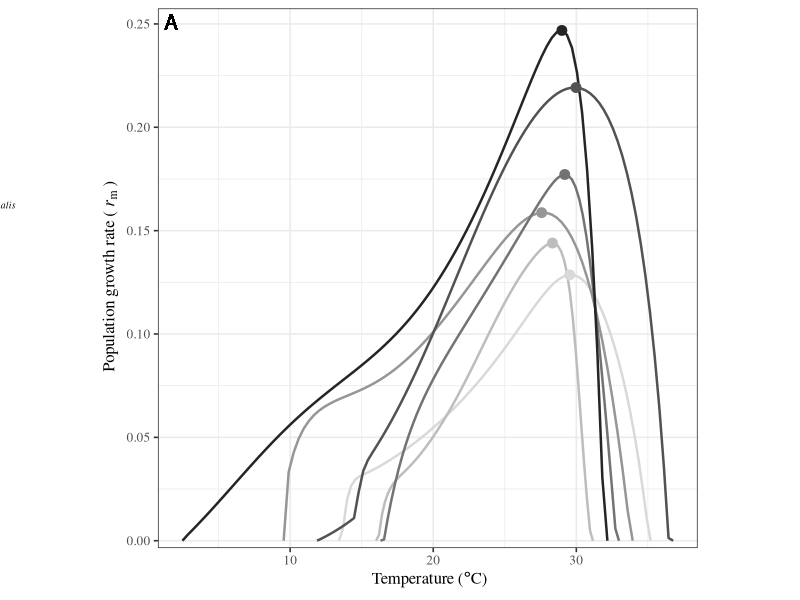
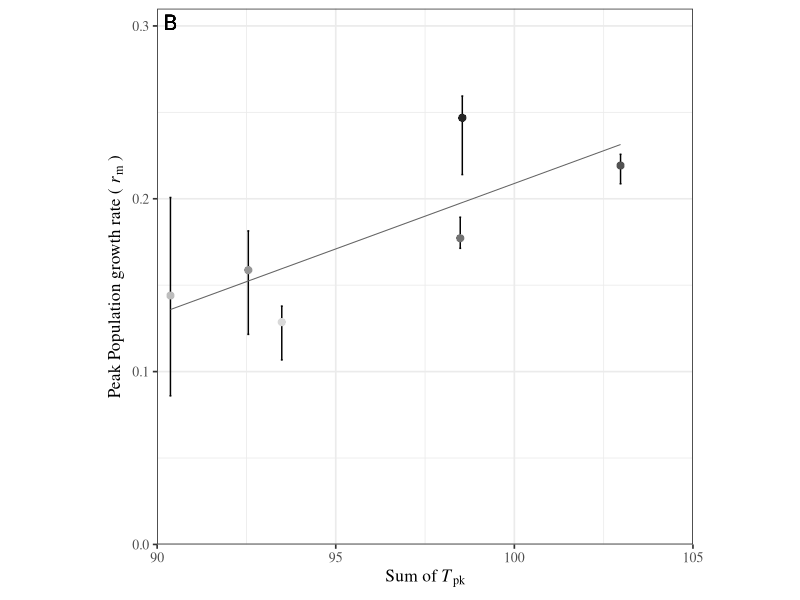
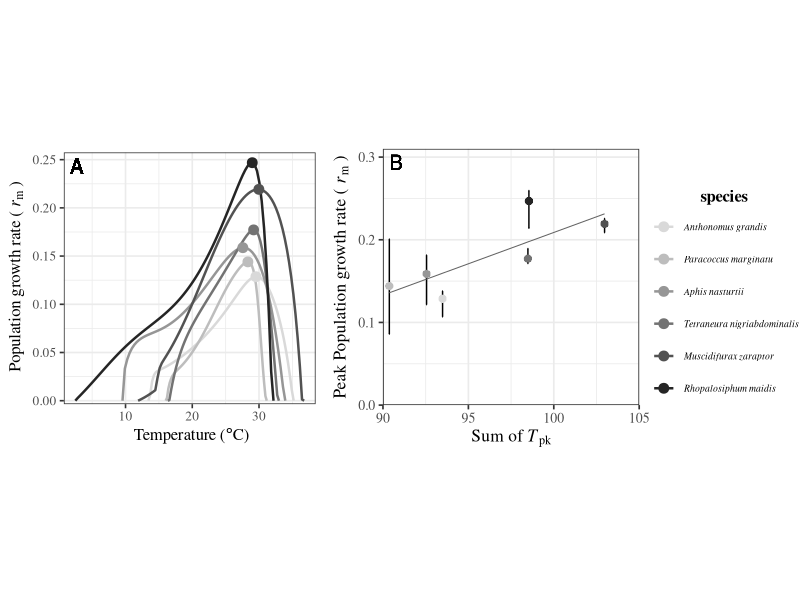

The R source for these figures, in order: (Note: this script raises an error after producing the figures.)
## Figure 6 a b: R max with mistmatch
rm(list=ls())

library(ggplot2)
library(ggpubr)
library(tidyverse)

##reading data
rmpredictions <- read.csv("rmprediction.csv")

rmPeak <- rmpredictions %>% group_by(species) %>%
          summarise(which(rmpredictions$estimate == max(estimate)))

rmPeakdata <- rmpredictions[rmPeak$`which(rmpredictions$estimate == max(estimate))`, ]
rmPeakdata <- rmPeakdata %>% rename(rmax = estimate)


Species <- rmPeakdata$species

alpha  <- as_tibble(read.csv('alpha_Tpks.csv', header = TRUE)) %>%
  filter(param=="topt") %>%
  filter(species %in% Species)%>%
  select(species,estimate, conf_lower, conf_upper,trait)

bpk  <- as_tibble(read.csv('bpk_Tpks.csv', header = TRUE)) %>%
  filter(param=="topt") %>%
  filter(species %in% Species)%>%
  select(species,estimate, conf_lower, conf_upper,trait)

z  <- as_tibble(read.csv('z_Tpks.csv', header = TRUE)) %>%
  filter(param=="topt") %>%
  filter(species %in% Species)%>%
  select(species,estimate, conf_lower, conf_upper,trait)

zj  <- as_tibble(read.csv('zj_Tpks.csv', header = TRUE)) %>%
  filter(param=="topt") %>%
  filter(species %in% Species)%>%
  select(species,estimate, conf_lower, conf_upper,trait)

AllOpt<- rbind(alpha,bpk,z,zj)

#Calculate variance and Sum

OptVar <- AllOpt %>% group_by(species) %>%
  summarise(variance = var(estimate))
OptSum <- AllOpt %>% group_by(species) %>%
  summarise(sum = sum(estimate))




##changing order of df for plotting
colors <- c("#d9d9d9","#bdbdbd","#969696","#737373","#525252","#252525")
OrderCol <- colors[order(rmPeakdata$rmax)]
SPorder <- rmPeakdata$species[order(rmPeakdata$rmax)]

##Fig 5a: Rm Curves##
fig6a <-  ggplot(rmpredictions, aes(temp,estimate,colour=factor(species, levels=SPorder)))+
  scale_x_continuous(expression(plain(paste(" Temperature (",degree,"C)"))))+
  scale_y_continuous(expression(plain(paste(" Population growth rate ("~italic(r)[m]~")"))),
                     limits=c(-0.001,0.255),
                     expand = c(0.01, 0),
                     breaks=seq(0,0.25, by=0.05))+
  theme_bw(base_size = 12)+
  geom_line(size=0.85)+
  # geom_hline(aes(yintercept = 0), linetype = 2, show.legend = FALSE)+
  scale_colour_manual(values = colors,
                      name=expression(bold("species")),
                      labels =SPorder,
                      guide = guide_legend(nrow = 6,ncol =1 ,
                                           direction = "horizontal",
                                           title.position = "top",
                                           title.hjust=0.5))+
  theme(text=element_text(family="Times"))+
  theme(legend.text=element_text(family="Times",face = 'italic', size = 7), 
        legend.position = c(-0.4,0.68))+
  geom_text(aes(x = -Inf, y = Inf,hjust = -0.5,vjust=1.4,
                label = "A"),size = 5, colour = "black")+
  theme(legend.title = element_blank())+
  theme(legend.margin=margin(t = -0.2, b = 0.1,r=0.1,l = 0.1, unit='cm'),
        aspect.ratio = 1)+
  geom_point(data= rmPeakdata, aes(x=temp, y=rmax), size=3)

fig6a

#####Sum of Topts #### 
SumPlot <- left_join(rmPeakdata, OptSum)
SumLM <- lm(SumPlot$rmax~ SumPlot$sum)

SumLMData <- predict(SumLM, interval = "confidence")
SumPlot <- cbind(SumPlot,SumLMData)


Sum_rmax<- ggplot(SumPlot, aes(x=sum, y=rmax, col=factor(species, levels=SPorder))) +
  geom_errorbar(aes(ymin = rmax_lwr, ymax = rmax_upr),col="#000000") +
  geom_point(size = 2.5, stroke=0.2)+
  theme_bw(base_size = 12.5) +
  # theme(axis.title.y = element_blank())+
  scale_x_continuous(expression(plain(paste("Sum of ", italic(T)[pk]))),
                     limits =c(90,105),
                     expand = c(0, 0),
                     breaks=seq(20,120, by=5))+
  scale_y_continuous(expression(plain(paste("Peak Population growth rate ("~italic(r)[m]~")"))),
                     limits =c(0,0.31),
                     expand = c(0, 0),
                     breaks=seq(0,1, by=0.1))+
  scale_colour_manual(values = colors,
                      name=expression(bold("species")),
                      labels =SPorder)+
  theme(legend.position = 'none',legend.text = element_text(size = 10),
        aspect.ratio = 1)+
  theme(text=element_text(family="Times"))+
  geom_text(aes(x = -Inf, y = Inf,hjust = -0.5,vjust=1.4,
                label = "B"),size = 5, colour = "black")+
  geom_line(aes(sum,fit),SumPlot,size=0.35,col="#636363")
Sum_rmax

##save

fig6 <- ggarrange(fig6a,Sum_rmax,nrow=1,ncol=2,
                  common.legend = T, legend="right")
fig6
ggsave("../results/Fig6.pdf",fig6, width = 20, height =10, 
       units = "cm",device = cairo_pdf)


######Plots with fitness#######

## 1. Fitness with alpha
AlpPlot <- left_join(rmPeakdata, alpha, by="species")
AlpLM <- lm(AlpPlot$rmax~AlpPlot$estimate)

AlpLMData <- predict(AlpLM, interval = "confidence")
AlpPlot <- cbind(AlpPlot,AlpLMData)

AlpPlot$species <- as.character(AlpPlot$species)
AlpPlot$species <- factor(AlpPlot$species, levels=SPorder)

Alp_rmax <- ggplot(AlpPlot, aes(x=estimate, y=rmax, col=factor(species, levels=SPorder))) +
  geom_errorbar(aes(ymin = rmax_lwr, ymax = rmax_upr),col="#000000") +
  geom_point(size = 2.5,stroke=0.2)+
  theme_bw(base_size = 12.5) +
  # theme(axis.title.y = element_blank())+
  scale_x_continuous(expression(plain(paste("Peak Juvenile Development Rate (", italic(T)[pk]^alpha,")"))),
                     limits =c(26,35),
                     expand = c(0, 0),
                     breaks=seq(26,35, by=1))+
  scale_y_continuous(expression(plain(paste("Peak Population growth rate ("~italic(r)[m]~")"))),
                     limits =c(0,0.35),
                     expand = c(0, 0),
                     breaks=seq(0,1, by=0.1))+
  scale_colour_manual(values = colors,
                      name=expression(bold("species")),
                      labels =SPorder)+
  theme(legend.position = 'none',legend.text = element_text(size = 10),
        axis.text.y = element_text(face = 'italic'),aspect.ratio = 1)+
  theme(text=element_text(family="Times"))+
  geom_text(aes(x = -Inf, y = Inf,hjust = -0.5,vjust=1.4,
                label = "A"),size = 5, colour = "black")+
  theme(legend.title = element_blank())+
  geom_line(aes(estimate,fit),AlpPlot,size=0.35,col="#636363")+
  theme(axis.title.x = element_text(size=10))

Alp_rmax

###### 2. Variance Plot #######
VarPlot <- left_join(rmPeakdata, OptVar, by="species")
VarLM <- lm(VarPlot$rmax~VarPlot$variance)

VarLMData <- predict(VarLM, interval = "confidence")
VarPlot <- cbind(VarPlot,VarLMData)

Var_rmax<- ggplot(VarPlot, aes(x=variance, y=rmax, col=factor(species, levels=SPorder))) +
  geom_errorbar(aes(ymin = rmax_lwr, ymax = rmax_upr),col="#000000") +
  geom_point(size = 2.5, stroke=0.2)+
  theme_bw(base_size = 12.5) +
  # theme(axis.title.y = element_blank())+
  scale_x_continuous(expression(plain(paste("Variance of ", italic(T)[pk]))),
                     limits =c(20,90),
                     expand = c(0, 0),
                     breaks=seq(20,90, by=10))+
  scale_y_continuous(expression(plain(paste("Peak Population growth rate ("~italic(r)[m]~")"))),
                     limits =c(0,0.31),
                     expand = c(0, 0),
                     breaks=seq(0,1, by=0.1))+
  scale_colour_manual(values = colors,
                      name=expression(bold("species")),
                      labels =SPorder)+
  theme(legend.position = 'none',legend.text = element_text(size = 10),
        axis.text.y = element_text(face = 'italic'),aspect.ratio = 1)+
  theme(text=element_text(family="Times"))+
  geom_text(aes(x = -Inf, y = Inf,hjust = -0.5,vjust=1.4,
                label = "B"),size = 5, colour = "black")+
  theme(legend.title = element_blank())+
  geom_line(aes(variance,fit),VarPlot,size=0.35,col="#636363")
Var_rmax

si1 <- ggarrange(Alp_rmax,Var_rmax,nrow=1,ncol=2,
                  common.legend = T, legend="right")

ggsave("../results/SI1.pdf",si1, width = 20, height =10, 
       units = "cm",device = cairo_pdf)
